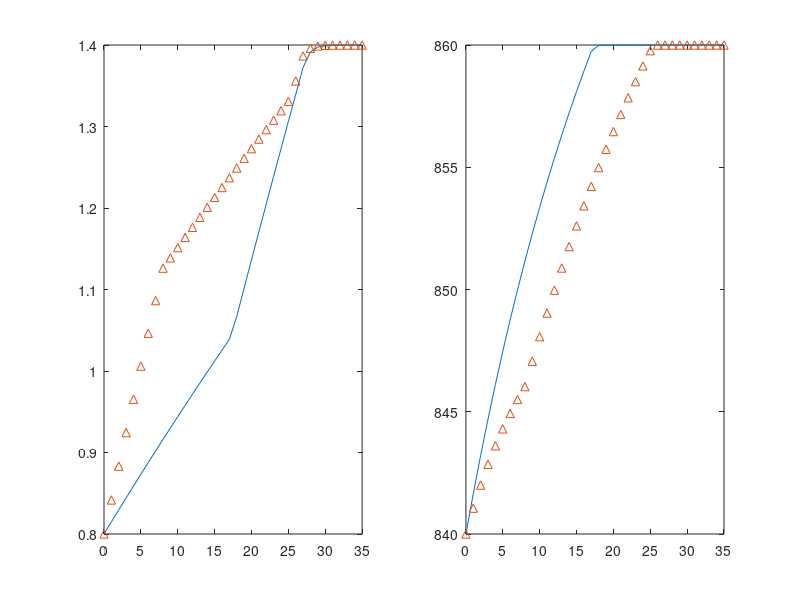

Source code (MATLAB):
clc;
clear all;
close all;

load X1;
load X2;

figure(1)
subplot(1,2,1)
plot(0:35,X1(:,1),'-',0:35,X2(:,1),'^')
subplot(1,2,2)
plot(0:35,X1(:,2),'-',0:35,X2(:,2),'^')